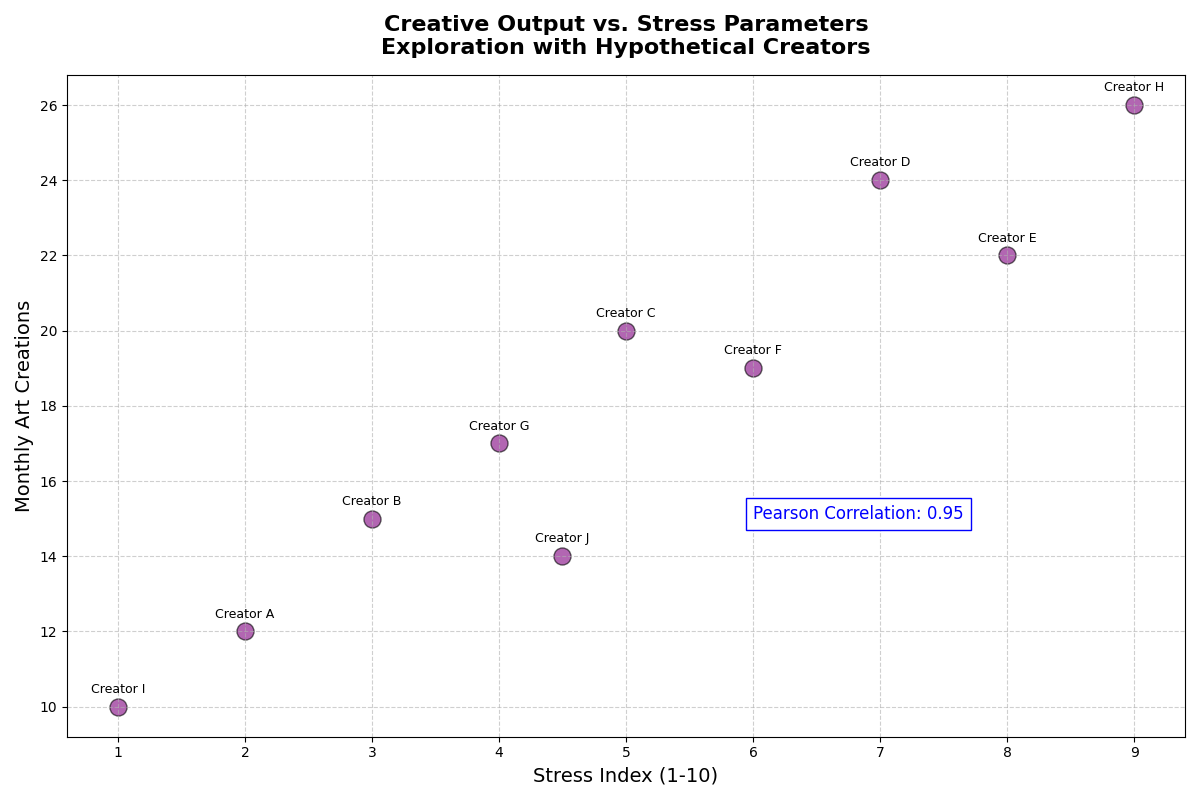

Source code (Python):
import matplotlib.pyplot as plt
import numpy as np
from scipy.stats import pearsonr

stress_levels = np.array([2, 3, 5, 7, 8, 6, 4, 9, 1, 4.5])
artworks_produced = np.array([12, 15, 20, 24, 22, 19, 17, 26, 10, 14])

corr_coefficient, _ = pearsonr(stress_levels, artworks_produced)
corr_text = f"Pearson Correlation: {corr_coefficient:.2f}"

plt.figure(figsize=(12, 8))

plt.scatter(stress_levels, artworks_produced, color='purple', s=150, alpha=0.6, edgecolor='black')

# Modified title and labels
plt.title("Creative Output vs. Stress Parameters\nExploration with Hypothetical Creators", fontsize=16, fontweight='bold', pad=15)
plt.xlabel("Stress Index (1-10)", fontsize=14)
plt.ylabel("Monthly Art Creations", fontsize=14)

# Annotate points with changed labels
for i, txt in enumerate(['A', 'B', 'C', 'D', 'E', 'F', 'G', 'H', 'I', 'J']):
    plt.annotate(f"Creator {txt}", (stress_levels[i], artworks_produced[i]), textcoords="offset points", xytext=(0, 10), ha='center', fontsize=9)

plt.text(6, 15, corr_text, fontsize=12, color='blue', bbox=dict(facecolor='white', edgecolor='blue', pad=5.0))

plt.grid(True, linestyle='--', alpha=0.6)
plt.tight_layout()
plt.show()
